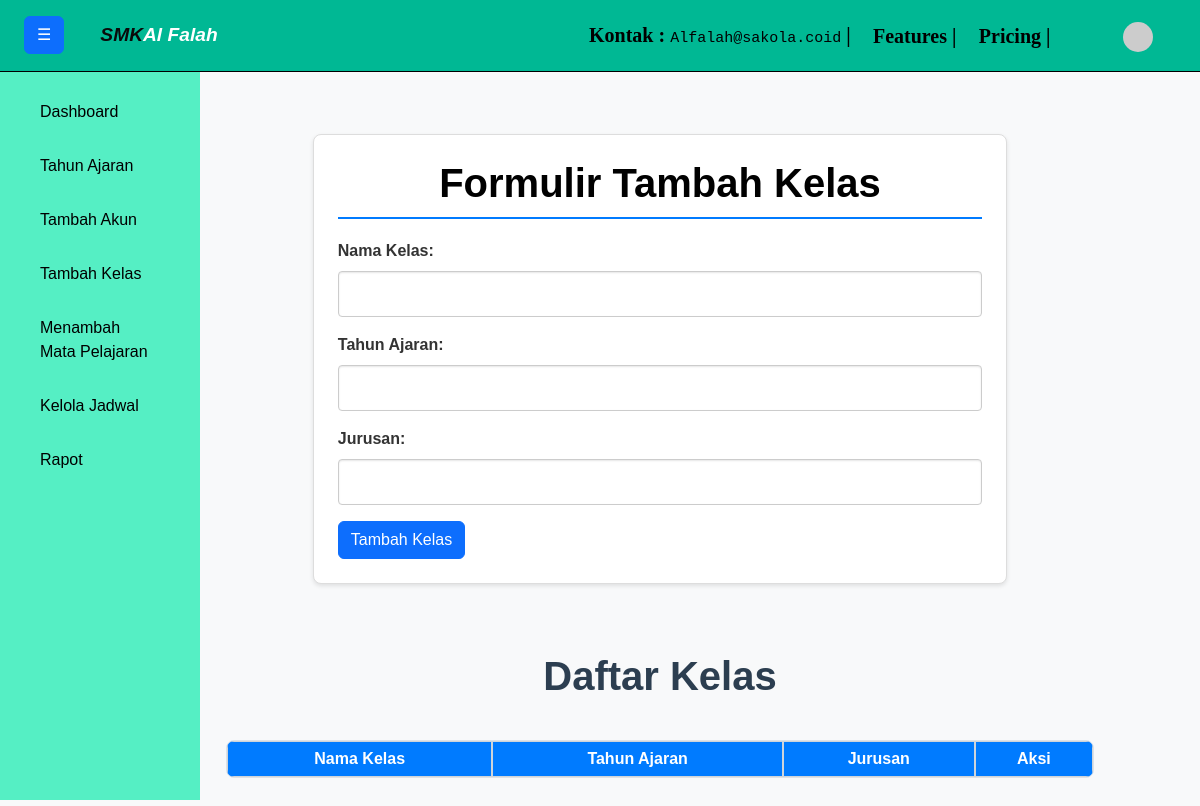
Before: /Admin/tambahKelas.php with the older database file.
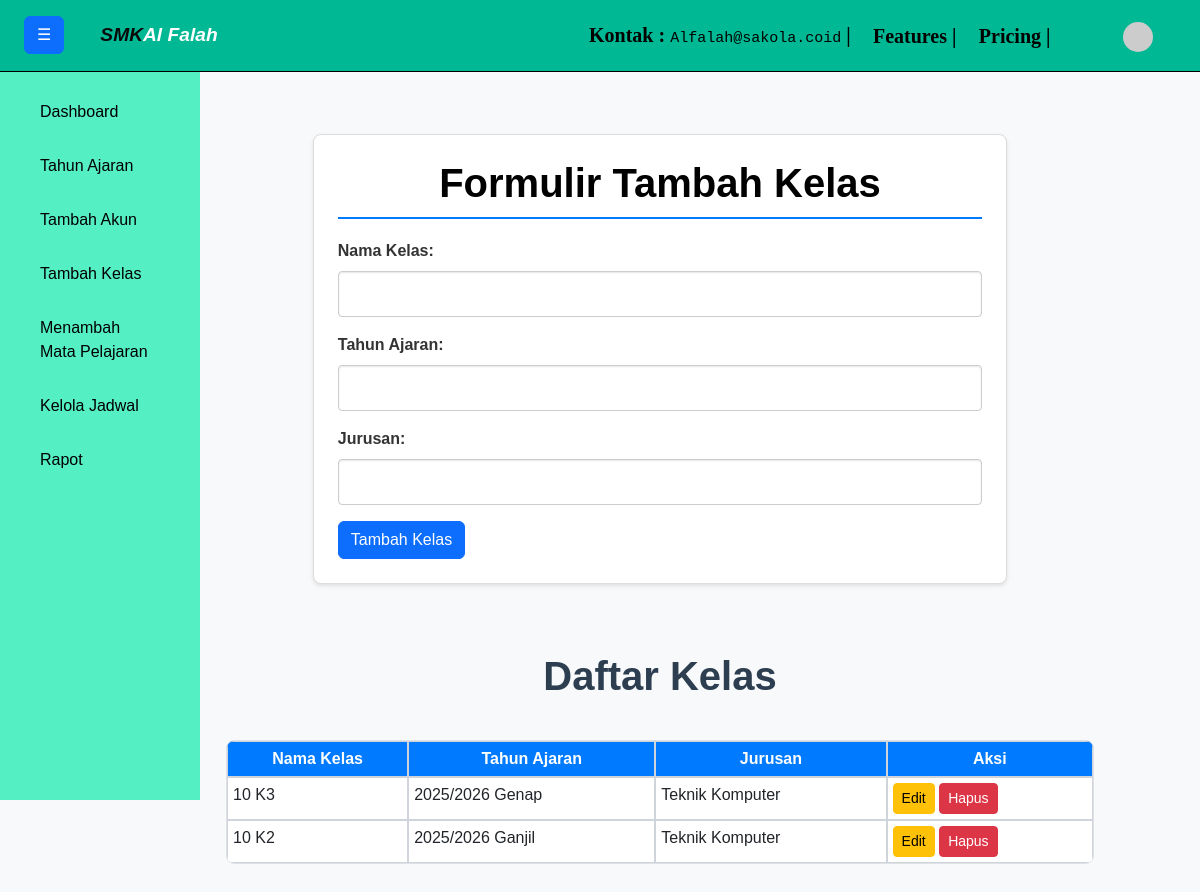
After: the same page with the newer database file.
### tables this page shows
CREATE TABLE `kelas` (
  `id_kelas` int(11) NOT NULL,
  `nama_kelas` varchar(100) NOT NULL,
  `id_jurusan` int(4) NOT NULL,
  `id_tahun_ajaran` int(11) NOT NULL
);

CREATE TABLE `tahun_ajaran` (
  `id_tahun_ajaran` int(11) NOT NULL,
  `tahun_ajaran` varchar(50) NOT NULL
);

CREATE TABLE `jurusan` (
  `id_jurusan` int(3) NOT NULL,
  `nama_jurusan` varchar(50) NOT NULL
);

### Admin/tambahKelas.php (the view, shortened to what this page needs)
<?php
include '../db.php';
$sql = "SELECT kelas.*, tahun_ajaran.tahun_ajaran, jurusan.nama_jurusan
FROM kelas
INNER JOIN tahun_ajaran ON kelas.id_tahun_ajaran = tahun_ajaran.id_tahun_ajaran
INNER JOIN jurusan ON kelas.id_jurusan = jurusan.id_jurusan";
$result = $conn->query($sql);
?>
<!DOCTYPE html>
<html lang="id">
<head>
    <link rel="stylesheet" href="https://maxcdn.bootstrapcdn.com/bootstrap/4.5.2/css/bootstrap.min.css">
    <link rel="stylesheet" href="../css/tambahmapel.css">
</head>
<body>
    <?php include '../navbar/navAdmin.php'; ?>
    <div id="mainContent" class="container mt-5">
        <div id="guruForm" class="form-card">
            <h2>Formulir Tambah Kelas</h2>
            <form action="" method="post">
                <div class="form-group">
                    <label for="nama_kelas">Nama Kelas:</label>
                    <input type="text" id="nama_kelas" name="nama_kelas" class="form-control" required>
                </div>
                <div class="form-group">
                    <label for="tahun_ajaran">Tahun Ajaran:</label>
                    <input type="text" id="tahun_ajaran" name="tahun_ajaran" class="form-control" required>
                </div>
                <div class="form-group">
                    <label for="jurusan">Jurusan:</label>
                    <input type="text" id="jurusan" name="jurusan" class="form-control" required>
                </div>
                <button type="submit" name="submit_kelas" class="btn btn-primary">Tambah Kelas</button>
            </form>
        </div>
        <div id="guruTable" class="table-container">
            <h2 class="text-center mt-5">Daftar Kelas</h2>
            <table class="table table-bordered">
                <thead>
                    <tr>
                        <th>Nama Kelas</th>
                        <th>Tahun Ajaran</th>
                        <th>Jurusan</th>
                        <th>Aksi</th>
                    </tr>
                </thead>
                <tbody>
                    <?php while ($row = $result->fetch_assoc()): ?>
                        <tr>
                            <td><?php echo htmlspecialchars($row['nama_kelas']); ?></td>
                            <td><?php echo htmlspecialchars($row['tahun_ajaran']); ?></td>
                            <td><?php echo htmlspecialchars($row['nama_jurusan']); ?></td>
                            <td>
                                <a href="edit_kelas.php?id_kelas=<?php echo $row['id_kelas']; ?>" class="btn btn-edit btn-sm btn-warning">Edit</a>
                                <a href="tambahKelas.php?hapus_kelas=<?php echo $row['id_kelas']; ?>" class="btn btn-delete btn-sm btn-danger" onclick="return confirm('Yakin ingin menghapus kelas ini?');">Hapus</a>
                            </td>
                        </tr>
                    <?php endwhile; ?>
                </tbody>
            </table>
        </div>
    </div>
</body>
</html>

Changed rows visible on the page:
added kelas: nama_kelas "10 K3", id_tahun_ajaran.tahun_ajaran "2025/2026 Genap", id_jurusan.nama_jurusan "Teknik Komputer"
added kelas: nama_kelas "10 K2", id_tahun_ajaran.tahun_ajaran "2025/2026 Ganjil", id_jurusan.nama_jurusan "Teknik Komputer"
